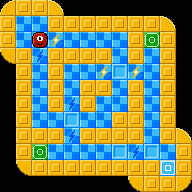

Below is a game level as drawn by its tile map, then a one-line description and the .tmx file that defines it, in full:
An orthogonal 12x12 tile map with 16x16 px tiles, 3 tile layers (floor, walls, items).

<map version="1.10" tiledversion="1.11.0" orientation="orthogonal" renderorder="left-up" width="12" height="12" tilewidth="16" tileheight="16" infinite="0" nextlayerid="4" nextobjectid="1">
 <editorsettings>
  <export target="../game/levels/level36.lua" format="lua" />
 </editorsettings>
 <properties>
  <property name="moves" type="int" value="8" />
  <property name="name" value="ON AND OFF" />
 </properties>
 <tileset firstgid="1" source="tiles.tsx" />
 <layer id="1" name="floor" width="12" height="12">
  <data encoding="csv">
0,0,0,0,0,0,0,0,0,0,0,0,
0,52,52,0,0,0,0,0,0,0,0,0,
0,52,52,52,52,52,52,52,0,52,0,0,
0,0,52,0,0,0,0,52,0,52,0,0,
0,0,52,0,52,52,52,88,52,52,0,0,
0,0,52,0,52,0,0,52,0,52,0,0,
0,0,52,0,52,0,52,52,0,52,0,0,
0,0,52,52,88,52,52,0,0,52,0,0,
0,0,0,0,52,0,0,0,0,52,0,0,
0,0,52,52,52,52,52,88,52,88,52,0,
0,0,0,0,0,0,0,0,0,0,52,0,
0,0,0,0,0,0,0,0,0,0,0,0
</data>
 </layer>
 <layer id="2" name="walls" width="12" height="12">
  <data encoding="csv">
89,51,51,90,0,0,0,0,0,0,0,0,
51,0,0,51,51,51,51,51,51,51,90,0,
51,0,0,0,0,0,0,0,51,0,51,0,
91,51,0,51,51,51,51,0,51,0,51,0,
0,51,0,51,0,0,0,0,0,0,51,0,
0,51,0,51,0,51,51,0,51,0,51,0,
0,51,0,51,0,51,0,0,51,0,51,0,
0,51,0,0,0,0,0,51,51,0,51,0,
0,51,51,51,0,51,51,51,51,0,51,90,
0,51,0,0,0,0,0,0,0,0,0,51,
0,91,51,51,51,51,51,51,51,51,0,51,
0,0,0,0,0,0,0,0,91,51,51,92
</data>
 </layer>
 <layer id="3" name="items" width="12" height="12">
  <data encoding="csv">
0,0,0,0,0,0,0,0,0,0,0,0,
0,0,0,0,0,0,0,0,0,0,0,0,
0,0,2,16,0,0,0,0,0,7,0,0,
0,0,15,0,0,0,0,0,0,0,0,0,
0,0,0,0,0,0,16,11,16,0,0,0,
0,0,0,0,0,0,0,0,0,0,0,0,
0,0,0,0,15,0,0,0,0,0,0,0,
0,0,0,0,11,0,0,0,0,0,0,0,
0,0,0,0,15,0,0,0,0,0,0,0,
0,0,7,0,0,0,0,11,15,11,0,0,
0,0,0,0,0,0,0,0,0,0,1,0,
0,0,0,0,0,0,0,0,0,0,0,0
</data>
 </layer>
</map>
